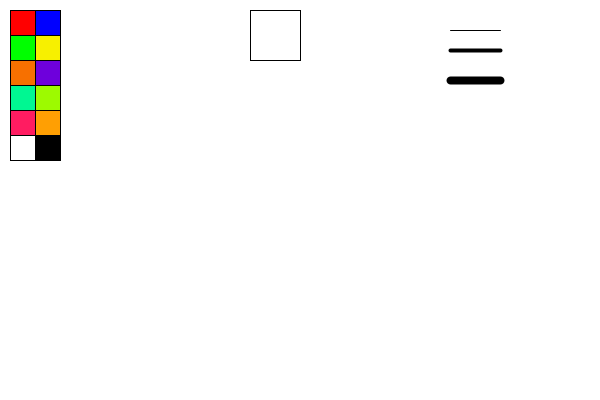
Frame 1 (no input)
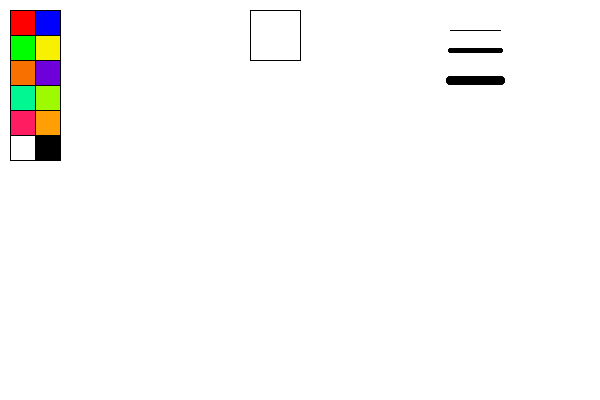
Frame 60 (the mouse pressed at the canvas centre just before this capture)
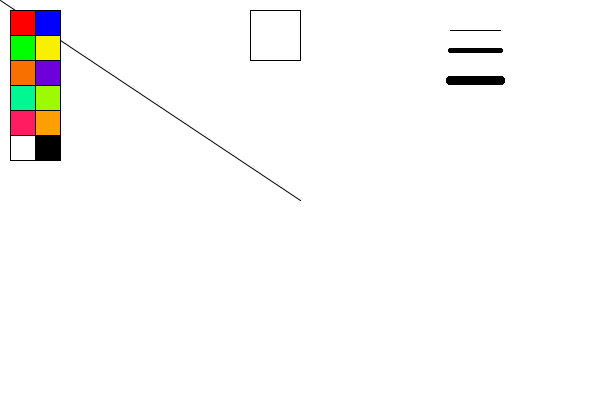
Frame 120 (the mouse held since frame 60 and released just before this capture)

The Processing sketch that drew these frames (run headless with seeded random() and noise(); from frame 60 on, the mouse is pressed at the canvas centre):

// Processing sketch: DrawAppTest
// ── DrawAppTest.pde
float oldX;
float oldY;
color redC= color(255, 0, 0);
color greenC= color(0, 255, 0);
color blueC= color(0, 0, 255);
color yellow= color(247, 240, 0);
color orange= color(247, 112, 0);
color violet= color(110, 0, 220);
color blueGreen= color(0, 247, 146);
color yellowGreen= color(157, 250, 0);
color pink= color(255, 28, 97);
color yellowOrange= color(255, 159, 3);
color white= color(255);
color black= color(0);
float masterStroke= 1;


void setup() {
  size(600, 400);
  smooth();
  background(255);
}

void draw() {
  strokeWeight(1);
  fill(redC );
  rect(10, 10, 25, 25 );
  fill(blueC );
  rect(35, 10, 25, 25 );
  fill(greenC);
  rect(10, 35, 25, 25);
  fill(yellow);
  rect(35, 35, 25, 25);
  fill(orange);
  rect(10, 60, 25, 25);
  fill(violet);
  rect(35, 60, 25, 25);
  fill(blueGreen);
  rect(10, 85, 25, 25);
  fill(yellowGreen);
  rect(35, 85, 25, 25);
  fill(pink);
  rect(10, 110, 25, 25);
  fill(yellowOrange);
  rect(35, 110, 25, 25);
  fill(white);
  rect(10, 135, 25, 25);
  fill(black);
  rect(35, 135, 25, 25);
  line(450, 30, 500, 30);
  strokeWeight(4);
  line(450, 50, 500, 50);
  strokeWeight(8);
  line(450, 80, 500, 80);
  strokeWeight(1);
  fill(255);
  rect(250, 10, 50, 50);

  if (mousePressed) {
    if (mouseX > 10 && mouseX < 35) {
      if (mouseY >10 && mouseY < 35) {
        stroke(redC);
      }
      if (mouseY>35 && mouseY < 60) {
        stroke(greenC);
      }
      if (mouseY>60 && mouseY<85) {
        stroke(orange);
      }
      if (mouseY>85 && mouseY<110) {
        stroke(blueGreen);
      }
      if (mouseY>110 && mouseY<135) {
        stroke(pink);
      }
      if (mouseY>135 && mouseY<160) {
        stroke(white);
      }
    }
    if (mouseX > 35 && mouseX < 60) {
      if ( mouseY > 10 && mouseY <35) {
        stroke(blueC);
      }
      if (mouseY > 35 && mouseY < 50) {
        stroke(yellow);
      }
      if (mouseY > 60 && mouseY < 85) {
        stroke(violet);
      }
      if (mouseY >85 && mouseY < 110) {
        stroke(yellowGreen);
      }
      if (mouseY > 110 && mouseY <135) {
        stroke(yellowOrange);
      }
      if (mouseY >135 && mouseY <160) {
        stroke(black);
      }
    }
    if (mousePressed) {
      if (mouseX > 450 && mouseX <500) {
        if (mouseY >10 && mouseY <40) {
          masterStroke= 1;
        }
      }
      if (mouseX > 450 && mouseX <500) {
        if (mouseY >40 && mouseY <70) {
          masterStroke= 4;
        }
      }
      if (mouseX > 450 && mouseX <500) {
        if (mouseY > 70 && mouseY <100) {
          masterStroke= 7;
        }
      }
      strokeWeight(masterStroke);
    }
    if (mousePressed) {
      if (mouseX > 250 && mouseX <300) {
        if (mouseY > 10 && mouseY <60) {
          background(255);
        }
      }
    }
    if (mousePressed) {
      line(mouseX, mouseY, oldX, oldY);
    }
  }
  oldX=mouseX;
  oldY=mouseY;
}
